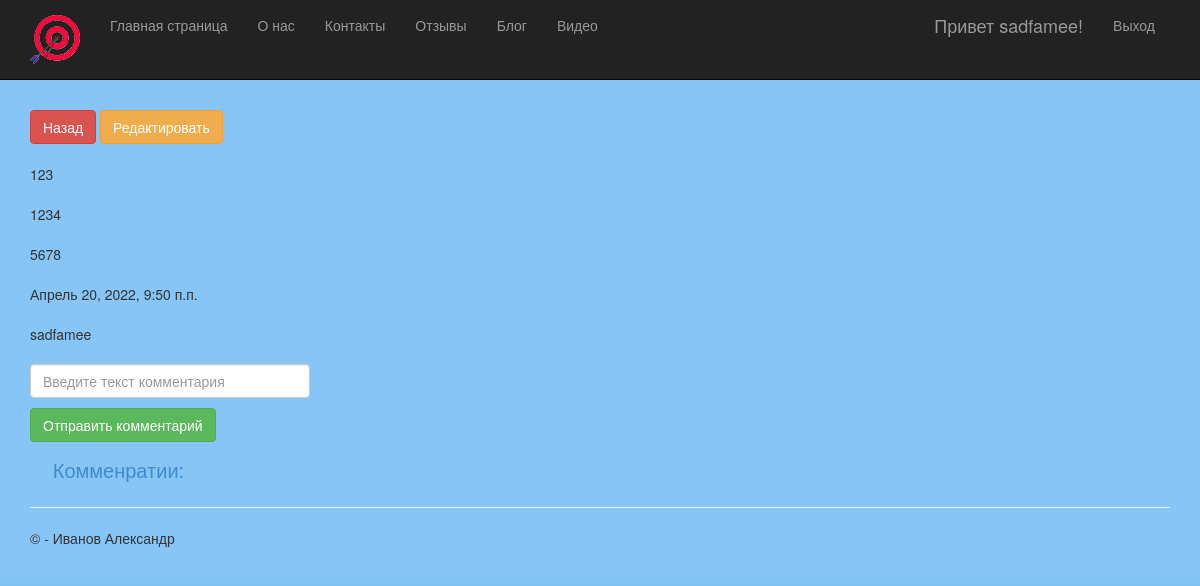
/1/ (signed in), run on the app's committed database.
### app/models.py (models this page shows, shortened)
class Blog(models.Model):
    title = models.CharField(max_length = 80, unique_for_date = "posted", verbose_name = "Заголовок")
    description = models.TextField(verbose_name = "Краткое описание")
    content = models.TextField(verbose_name = "Полное содержание")
    posted = models.DateTimeField(default = datetime.now(), db_index = True, verbose_name = "Опубликована")
    author = models.ForeignKey(User, null=True, blank=True, on_delete = models.SET_NULL, verbose_name = "Автор")
    image = models.ImageField(upload_to='images/', default = 'images.jpg', verbose_name = "Путь к картинке")

### app/views.py (the view, shortened to what this page needs)
# urls.py: path('<int:Blog_id>/', views.detals, name='detals' ),
def detals(request, Blog_id):
    comments = Comment.objects.order_by('-posted')
    blog = Blog.objects.get(pk=Blog_id)
    form = CommentForm()
    return render(request, 'app/detals.html', {'blog': blog,
                                'comments': comments,
                                'form': form
                                 })

### app/forms.py
class CommentForm(ModelForm):
    class Meta:
        model = Comment
        fields = ['text',]
    def __init__(self, *args, **kwargs):
        super(CommentForm, self).__init__(*args, **kwargs)
        self.fields['text'].help_text = ''
        self.fields['text'].label = ''
        self.fields['text'].widget = forms.TextInput(attrs={'class': 'form-control', 'placeholder': 'Введите текст комментария'})

### app/templates/app/detals.html (shortened to what this page needs)
﻿{% extends "app/layout.html" %}
{% load static %}
{% block content %}
<a class="btn btn-danger" href="{% url 'blogs' %}">Назад</a>
{% if user.is_superuser %}
<a class="btn btn-warning" onclick="document.location='redakt'"">Редактировать</a>
{% endif %}
<br>
<br />
{{ blog.title }}
<br>
<br />
{{ blog.description }}
<br>
<br />
{{ blog.content }}
<br>
<br />
{{ blog.posted }}
<br>
<br />
{{ blog.author }}
<br>
<br />
{% if user.is_authenticated %}
<form method="POST">
    {{form.as_p}}
    <button type="submit" class="btn btn-success"> Отправить комментарий </button>
</form>
<div class="put_com" style="display: flex; justify-content: space-between; width: 96%; margin-left: 2%; margin-bottom: 2%;">
    <a style="font-size: 20px">Комменратии:</a>
</div>
{% else %}
<h3> Для добавления своего комментария, пожалуйста, авторизуйтесь. </h3>
{% endif %}
{% endblock %}

### app/templates/app/loginpartial.html (shortened to what this page needs)
﻿{% if user.is_authenticated %}
<form id="logoutForm" action="/logout/" method="post" class="navbar-right">
    <ul class="nav navbar-nav navbar-right">
        <li><span class="navbar-brand">Привет {{ user.username }}!</span></li>
        <li><a href="javascript:document.getElementById('logoutForm').submit()">Выход</a></li>
    </ul>
</form>
{% else %}
<ul class="nav navbar-nav navbar-right">
    <li><a href="{% url 'login' %}">Вход</a></li>
    <li><a href="{% url 'registr' %}">Регистрация</a></li>
</ul>
{% endif %}

### app/static/app/content/site.css (style rules this page uses)
body { padding-top: 90px; padding-bottom: 20px; background: -webkit-linear-gradient(0deg, rgb(84, 172, 219), rgb(135, 197, 246) 30%); background: -moz-linear-gradient(0deg, rgb(84, 172, 219), rgb(135, 197, 246) 30%); background: linear-gradient(0deg, rgb(84, 172, 219), rgb(135, 197, 246) 30%); }
input, select, textarea { max-width: 280px; }

### data on the page
Blog: title "123", description "1234", content "5678", posted "Апрель 20, 2022, 9:50 п.п.", author "sadfamee"

### other printed values
{{ user.username }} "sadfamee"
